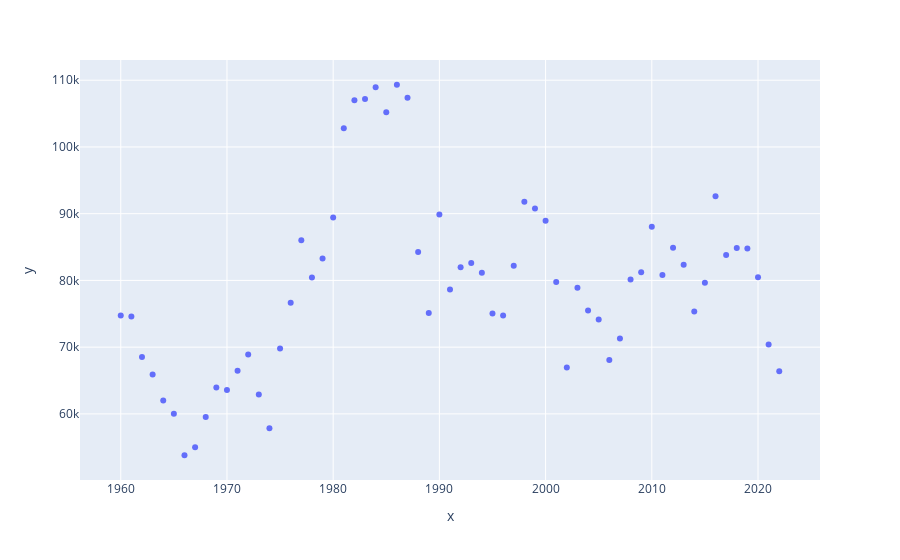

This figure's notebook cell:
### Code cell
fig = px.scatter(x=supply_data["Market_Year"], y=supply_data["Value"])
fig.show()

### Figure 1 — Plotly figure (JSON) as saved in the notebook; plotly's stock layout.template omitted (floating-point values rounded to 4 significant figures)
{"data": [{"hovertemplate": "x=%{x}<br>y=%{y}<extra></extra>", "legendgroup": "", "marker": {"color": "#636efa", "symbol": "circle"}, "mode": "markers", "name": "", "orientation": "v", "showlegend": false, "type": "scatter", "x": [1960, 1961, 1962, 1963, 1964, 1965, 1966, 1967, 1968, 1969, 1970, 1971, 1972, 1973, 1974, 1975, 1976, 1977, 1978, 1979, 1980, 1981, 1982, 1983, 1984, 1985, 1986, 1987, 1988, 1989, 1990, 1991, 1992, 1993, 1994, 1995, 1996, 1997, 1998, 1999, 2000, 2001, 2002, 2003, 2004, 2005, 2006, 2007, 2008, 2009, 2010, 2011, 2012, 2013, 2014, 2015, 2016, 2017, 2018, 2019, 2020, 2021, 2022], "xaxis": "x", "y": [74759, 74585, 68532, 65891, 62006, 60010, 53804, 55003, 59548, 63957, 63574, 66477, 68915, 62890, 57831, 69789, 76668, 86020, 80429, 83287, 89414, 102800, 107010, 107195, 108940, 105206, 109319, 107357, 84252, 75134, 89883, 78626, 81968, 82624, 81141, 75040, 74727, 82190, 91793, 90791, 88934, 79774, 66961, 78894, 75491, 74156, 68079, 71300, 80142, 81211, 88058, 80810, 84892, 82337, 75328, 79663, 92596, 83810, 84875, 84795, 80461, 70397, 66380], "yaxis": "y"}], "layout": {"legend": {"tracegroupgap": 0}, "margin": {"t": 60}, "xaxis": {"anchor": "y", "domain": [0, 1], "title": {"text": "x"}}, "yaxis": {"anchor": "x", "domain": [0, 1], "title": {"text": "y"}}}}
